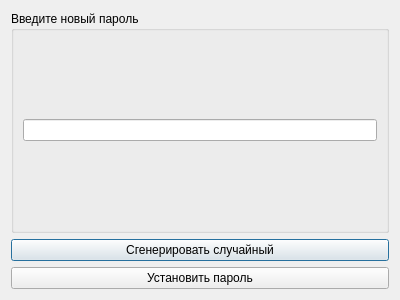
<?xml version="1.0" encoding="UTF-8"?>
<ui version="4.0">
 <class>SetNewPassDialog</class>
 <widget class="QDialog" name="SetNewPassDialog">
  <property name="windowModality">
   <enum>Qt::ApplicationModal</enum>
  </property>
  <property name="geometry">
   <rect>
    <x>0</x>
    <y>0</y>
    <width>400</width>
    <height>300</height>
   </rect>
  </property>
  <property name="windowTitle">
   <string>Изменения пароля</string>
  </property>
  <layout class="QVBoxLayout" name="verticalLayout">
   <item>
    <widget class="QGroupBox" name="groupBox">
     <property name="title">
      <string>Введите новый пароль</string>
     </property>
     <layout class="QVBoxLayout" name="verticalLayout_2">
      <item>
       <widget class="QLineEdit" name="passEdit"/>
      </item>
     </layout>
    </widget>
   </item>
   <item>
    <widget class="QPushButton" name="randButton">
     <property name="text">
      <string>Сгенерировать случайный</string>
     </property>
    </widget>
   </item>
   <item>
    <widget class="QPushButton" name="setNewPassButton">
     <property name="text">
      <string>Установить пароль</string>
     </property>
    </widget>
   </item>
  </layout>
 </widget>
 <resources/>
 <connections/>
</ui>
